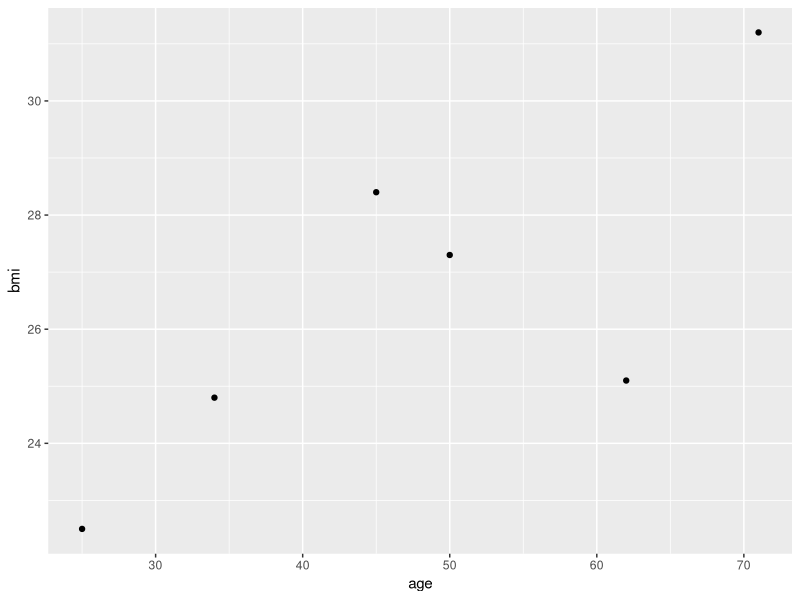
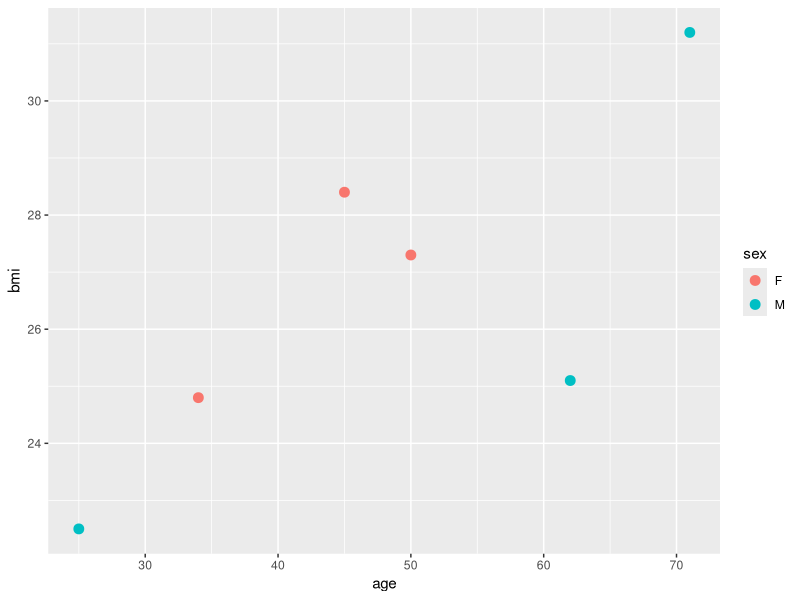
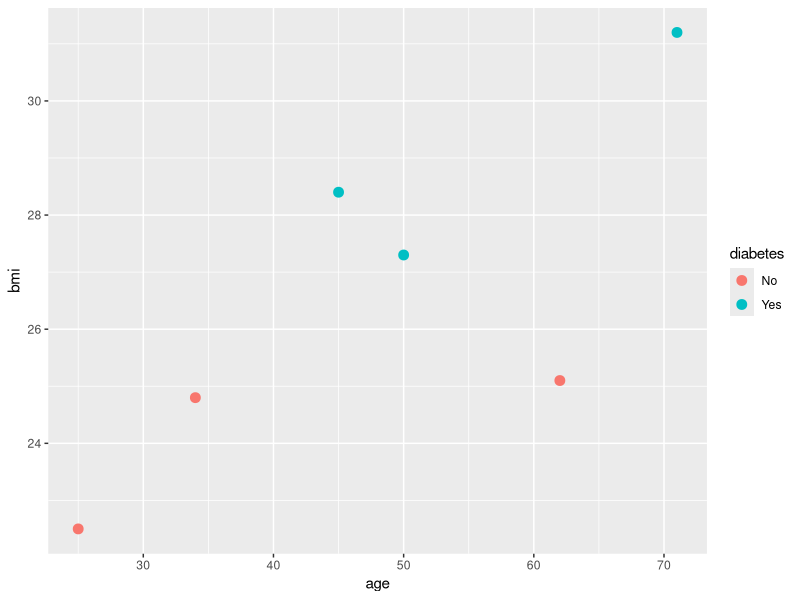
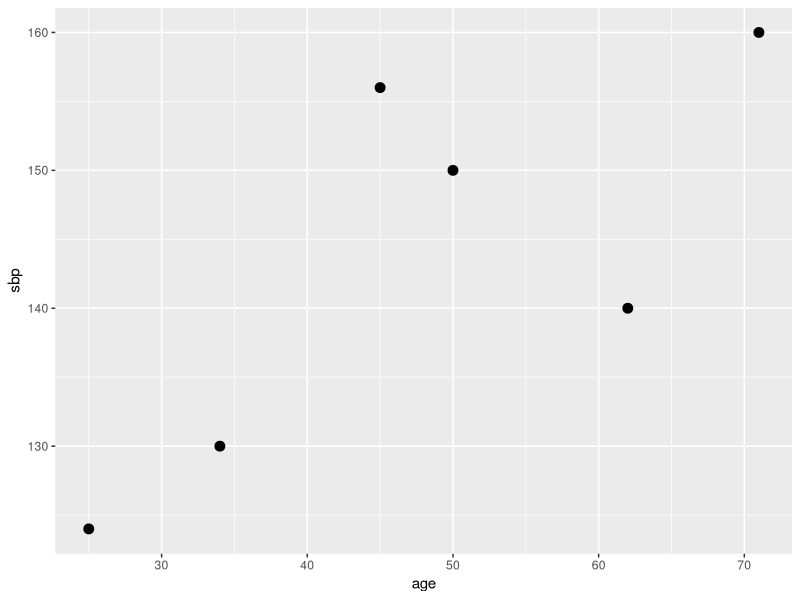
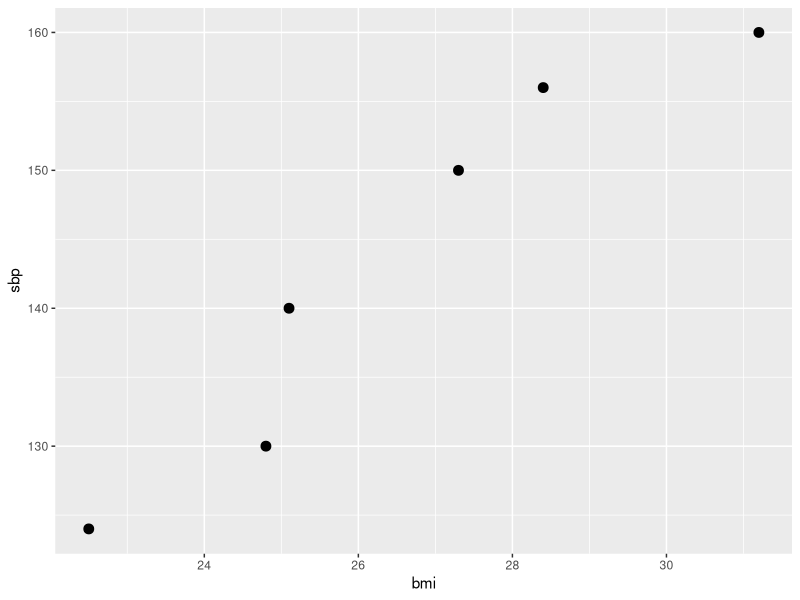
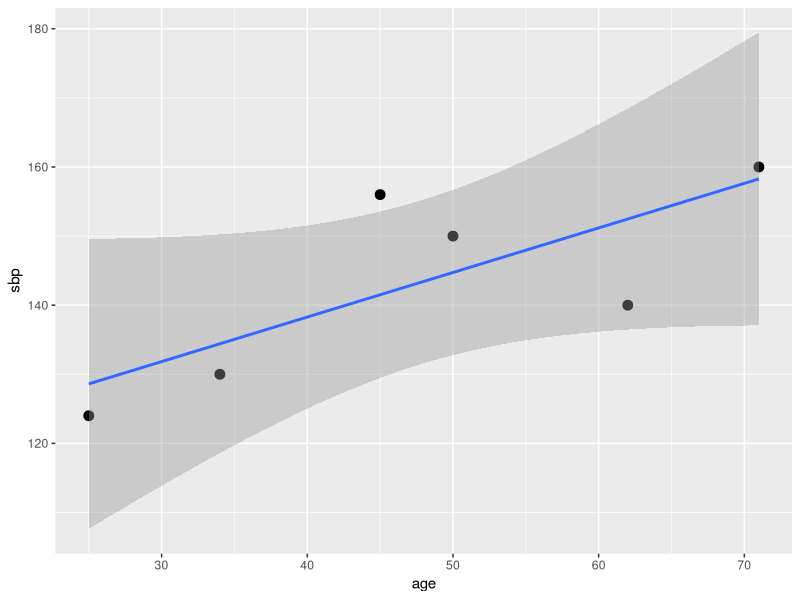
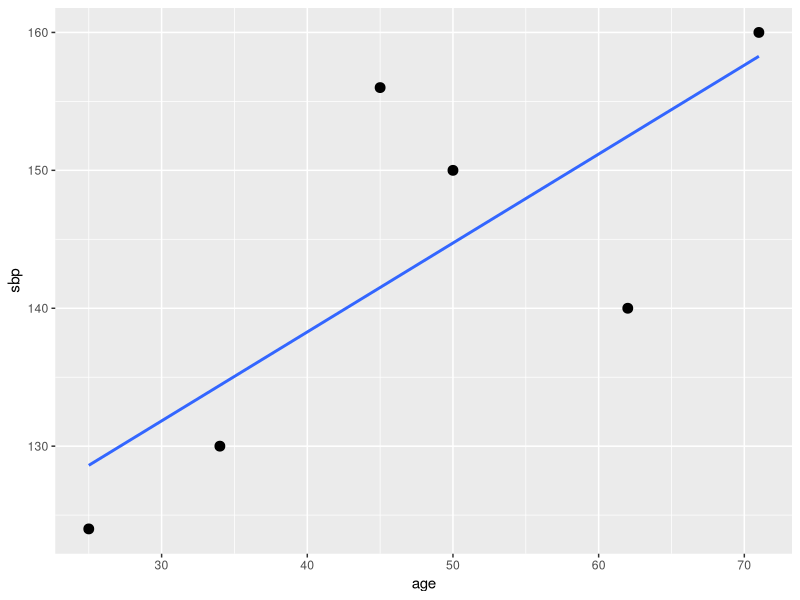
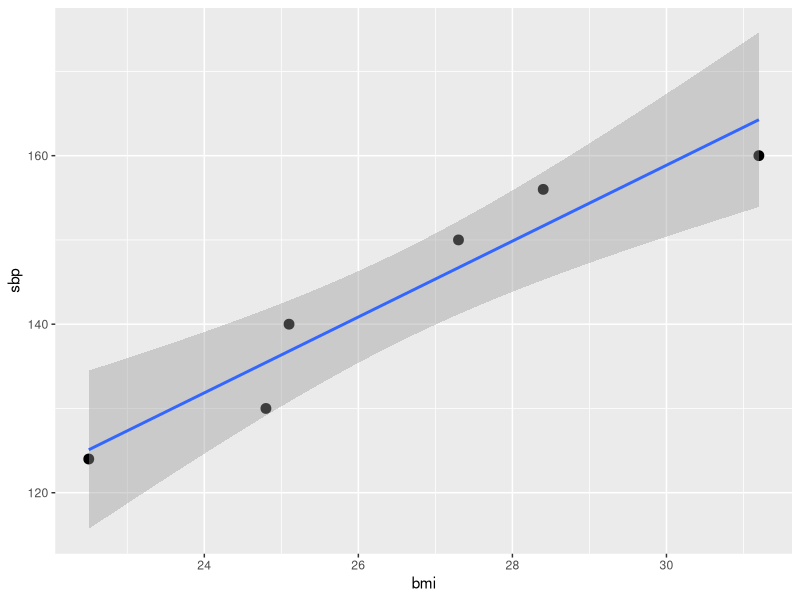

Source code (R) for these figures, in order:
# ============================================================
# GGPLOT2 PRACTICE WITH PATIENT DATA
# ============================================================

# Install ggplot2 if not already installed
# install.packages("ggplot2")

# Load ggplot2
library(ggplot2)


# ============================================================
# 1. CREATE THE DATAFRAME
# ============================================================

patients <- data.frame(
  id = 1:6,
  age = c(25, 45, 62, 34, 71, 50),
  sex = c("M", "F", "M", "F", "M", "F"),
  bmi = c(22.5, 28.4, 25.1, 24.8, 31.2, 27.3),
  sbp = c(124, 156, 140, 130, 160, 150),
  diabetes = c(
    "No", "Yes", "No",
    "No", "Yes", "Yes"
  )
)


# ============================================================
# 2. SCATTER PLOT
# ============================================================

# Age vs BMI
ggplot(patients, aes(x = age, y = bmi)) +
  geom_point()


# Age vs BMI, colored according to sex
ggplot(patients, aes(x = age, y = bmi, color = sex)) +
  geom_point(size = 3)


# Age vs BMI, colored according to diabetes
ggplot(patients, aes(x = age, y = bmi, color = diabetes)) +
  geom_point(size = 3)


# Age vs SBP
ggplot(patients, aes(x = age, y = sbp)) +
  geom_point(size = 3)


# BMI vs SBP
ggplot(patients, aes(x = bmi, y = sbp)) +
  geom_point(size = 3)


# ============================================================
# 3. SCATTER PLOT WITH REGRESSION LINE
# ============================================================

# Add linear regression line
ggplot(patients, aes(x = age, y = sbp)) +
  geom_point(size = 3) +
  geom_smooth(method = "lm")


# Regression line without confidence interval
ggplot(patients, aes(x = age, y = sbp)) +
  geom_point(size = 3) +
  geom_smooth(method = "lm", se = FALSE)


# BMI vs SBP with regression line
ggplot(patients, aes(x = bmi, y = sbp)) +
  geom_point(size = 3) +
  geom_smooth(method = "lm")


# ============================================================
# 4. SCATTER PLOT USING MULTIPLE VARIABLES
# ============================================================

# Color = diabetes
# Shape = sex
ggplot(
  patients,
  aes(
    x = age,
    y = sbp,
    color = diabetes,
    shape = sex
  )
) +
  geom_point(size = 4)


# Color = diabetes
# Shape = sex
# Size = BMI
ggplot(
  patients,
  aes(
    x = age,
    y = sbp,
    color = diabetes,
    shape = sex,
    size = bmi
  )
) +
  geom_point()


# ============================================================
# 5. BAR GRAPH
# ============================================================

# SBP of each patient
ggplot(patients, aes(x = factor(id), y = sbp)) +
  geom_col()


# Age of each patient
ggplot(patients, aes(x = factor(id), y = age)) +
  geom_col()


# BMI of each patient
ggplot(patients, aes(x = factor(id), y = bmi)) +
  geom_col()


# ============================================================
# 6. BAR GRAPH FOR CATEGORICAL VARIABLES
# ============================================================

# Number of patients by sex
ggplot(patients, aes(x = sex)) +
  geom_bar()


# Number of diabetic and non-diabetic patients
ggplot(patients, aes(x = diabetes)) +
  geom_bar()


# ============================================================
# 7. DIABETES BY SEX
# ============================================================

# Stacked bar chart
ggplot(patients, aes(x = sex, fill = diabetes)) +
  geom_bar()


# Side-by-side bar chart
ggplot(patients, aes(x = sex, fill = diabetes)) +
  geom_bar(position = "dodge")


# Proportion of diabetes within each sex
ggplot(patients, aes(x = sex, fill = diabetes)) +
  geom_bar(position = "fill")


# ============================================================
# 8. HISTOGRAM
# ============================================================

# Distribution of age
ggplot(patients, aes(x = age)) +
  geom_histogram()


# Age histogram with bin width = 10
ggplot(patients, aes(x = age)) +
  geom_histogram(binwidth = 10)


# BMI histogram
ggplot(patients, aes(x = bmi)) +
  geom_histogram(binwidth = 2)


# SBP histogram
ggplot(patients, aes(x = sbp)) +
  geom_histogram(binwidth = 10)


# ============================================================
# 9. DENSITY PLOT
# ============================================================

# Distribution of BMI
ggplot(patients, aes(x = bmi)) +
  geom_density()


# BMI density according to diabetes
ggplot(patients, aes(x = bmi, fill = diabetes)) +
  geom_density(alpha = 0.5)


# ============================================================
# 10. BOXPLOT
# ============================================================

# Overall BMI distribution
ggplot(patients, aes(y = bmi)) +
  geom_boxplot()


# BMI according to sex
ggplot(patients, aes(x = sex, y = bmi)) +
  geom_boxplot()


# BMI according to diabetes
ggplot(patients, aes(x = diabetes, y = bmi)) +
  geom_boxplot()


# SBP according to diabetes
ggplot(patients, aes(x = diabetes, y = sbp)) +
  geom_boxplot()


# SBP according to sex
ggplot(patients, aes(x = sex, y = sbp)) +
  geom_boxplot()


# ============================================================
# 11. BOXPLOT + INDIVIDUAL POINTS
# ============================================================

# Boxplot with individual observations
ggplot(patients, aes(x = diabetes, y = sbp)) +
  geom_boxplot() +
  geom_jitter(width = 0.1)


# ============================================================
# 12. VIOLIN PLOT
# ============================================================

# Distribution of SBP according to diabetes
ggplot(patients, aes(x = diabetes, y = sbp)) +
  geom_violin()


# Violin plot + individual points
ggplot(patients, aes(x = diabetes, y = sbp)) +
  geom_violin() +
  geom_jitter(width = 0.1)


# ============================================================
# 13. FACETING
# ============================================================

# Separate Age vs SBP graph for males and females
ggplot(patients, aes(x = age, y = sbp)) +
  geom_point() +
  facet_wrap(~sex)


# Separate Age vs SBP graph for diabetic and non-diabetic patients
ggplot(patients, aes(x = age, y = sbp)) +
  geom_point() +
  facet_wrap(~diabetes)


# ============================================================
# 14. LABEL INDIVIDUAL PATIENTS
# ============================================================

# Show patient ID beside each point
ggplot(patients, aes(x = age, y = sbp)) +
  geom_point(size = 3) +
  geom_text(
    aes(label = id),
    vjust = -1
  )


# BMI vs SBP with patient IDs
ggplot(patients, aes(x = bmi, y = sbp)) +
  geom_point(size = 3) +
  geom_text(
    aes(label = id),
    vjust = -1
  )


# ============================================================
# 15. TITLES AND AXIS LABELS
# ============================================================

ggplot(patients, aes(x = age, y = sbp)) +
  geom_point(size = 3) +
  labs(
    title = "Age and Systolic Blood Pressure",
    x = "Age (years)",
    y = "Systolic Blood Pressure (mmHg)"
  )


# ============================================================
# 16. COLOR
# ============================================================

# Color according to diabetes
ggplot(patients, aes(x = age, y = sbp, color = diabetes)) +
  geom_point(size = 4)


# Manually choose colors
ggplot(patients, aes(x = age, y = sbp, color = diabetes)) +
  geom_point(size = 4) +
  scale_color_manual(
    values = c(
      "No" = "blue",
      "Yes" = "red"
    )
  )


# ============================================================
# 17. SHAPE
# ============================================================

# Different shape for male and female
ggplot(patients, aes(x = age, y = sbp, shape = sex)) +
  geom_point(size = 4)


# ============================================================
# 18. SIZE
# ============================================================

# Make point size represent BMI
ggplot(patients, aes(x = age, y = sbp, size = bmi)) +
  geom_point()


# ============================================================
# 19. TRANSPARENCY (ALPHA)
# ============================================================

ggplot(patients, aes(x = age, y = sbp)) +
  geom_point(
    size = 4,
    alpha = 0.5
  )


# ============================================================
# 20. REFERENCE LINES
# ============================================================

# Horizontal line at SBP = 140
ggplot(patients, aes(x = age, y = sbp)) +
  geom_point(size = 3) +
  geom_hline(yintercept = 140)


# Vertical line at age = 60
ggplot(patients, aes(x = age, y = sbp)) +
  geom_point(size = 3) +
  geom_vline(xintercept = 60)


# Both horizontal and vertical reference lines
ggplot(patients, aes(x = age, y = sbp)) +
  geom_point(size = 3) +
  geom_hline(yintercept = 140) +
  geom_vline(xintercept = 60)


# ============================================================
# 21. HISTOGRAM + DENSITY
# ============================================================

ggplot(
  patients,
  aes(x = age)
) +
  geom_histogram(
    aes(y = after_stat(density))
  ) +
  geom_density()


# ============================================================
# 22. A COMPLETE MEDICAL-STYLE GRAPH
# ============================================================

ggplot(
  patients,
  aes(
    x = age,
    y = sbp,
    color = diabetes,
    shape = sex
  )
) +
  geom_point(size = 4) +
  geom_smooth(
    method = "lm",
    se = FALSE
  ) +
  labs(
    title = "Relationship Between Age and Systolic Blood Pressure",
    x = "Age (years)",
    y = "Systolic Blood Pressure (mmHg)",
    color = "Diabetes",
    shape = "Sex"
  )


# ============================================================
# 23. BASIC GGPLOT2 STRUCTURE TO REMEMBER
# ============================================================

# ggplot(data, aes(x = variable, y = variable)) +
#     geom_xxx()


# ============================================================
# 24. IMPORTANT GEOMS TO REMEMBER
# ============================================================

# geom_point()       -> Scatter plot
# geom_line()        -> Line graph
# geom_bar()         -> Bar chart / counts
# geom_col()         -> Bar chart using existing values
# geom_histogram()   -> Histogram
# geom_boxplot()     -> Boxplot
# geom_violin()      -> Violin plot
# geom_density()     -> Density plot
# geom_smooth()      -> Regression/smoothing line
# geom_text()        -> Add text labels
# geom_jitter()      -> Spread overlapping points
# geom_hline()       -> Horizontal reference line
# geom_vline()       -> Vertical reference line


# ============================================================
# 25. IMPORTANT AES() OPTIONS
# ============================================================

# aes(x = age)              -> x-axis
# aes(y = sbp)              -> y-axis
# aes(color = diabetes)     -> color represents diabetes
# aes(fill = diabetes)      -> fill represents diabetes
# aes(shape = sex)          -> shape represents sex
# aes(size = bmi)           -> size represents BMI
# aes(label = id)           -> label represents patient ID


# ============================================================
# END
# ============================================================
